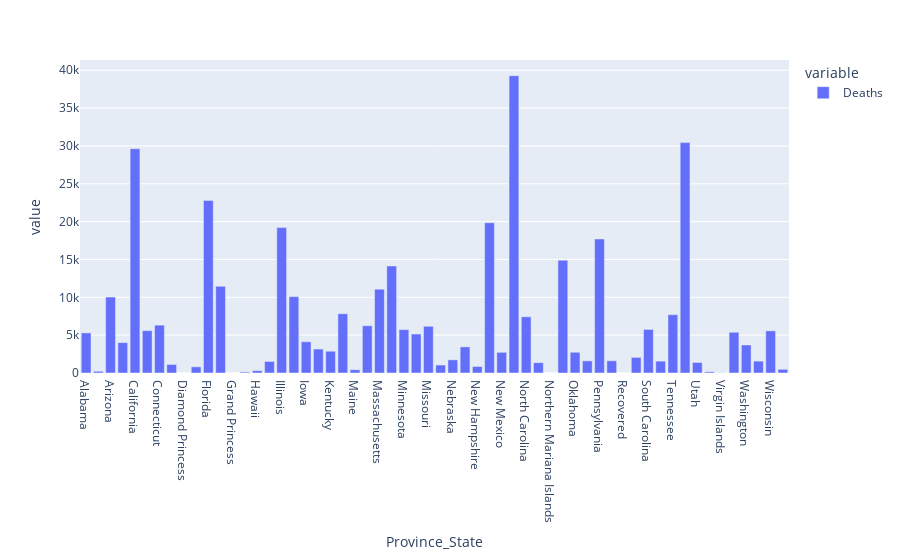

The code cell stored with this chart in its notebook:
### Code cell
import plotly.express as px
covid_data_US = covid_data.loc[covid_data['Country_Region']=='US'][['Province_State','Confirmed','Deaths','Active']].groupby('Province_State').agg({'Confirmed':'sum','Deaths':'sum','Active':'sum'})
px.bar(data_frame = covid_data_US['Deaths'])

### Figure 1 — Plotly figure (JSON) as saved in the notebook; plotly's stock layout.template omitted (floating-point values rounded to 4 significant figures)
{"data": [{"alignmentgroup": "True", "hovertemplate": "variable=Deaths<br>Province_State=%{x}<br>value=%{y}<extra></extra>", "legendgroup": "Deaths", "marker": {"color": "#636efa", "pattern": {"shape": ""}}, "name": "Deaths", "offsetgroup": "Deaths", "orientation": "v", "showlegend": true, "textposition": "auto", "type": "bar", "x": ["Alabama", "Alaska", "Arizona", "Arkansas", "California", "Colorado", "Connecticut", "Delaware", "Diamond Princess", "District of Columbia", "Florida", "Georgia", "Grand Princess", "Guam", "Hawaii", "Idaho", "Illinois", "Indiana", "Iowa", "Kansas", "Kentucky", "Louisiana", "Maine", "Maryland", "Massachusetts", "Michigan", "Minnesota", "Mississippi", "Missouri", "Montana", "Nebraska", "Nevada", "New Hampshire", "New Jersey", "New Mexico", "New York", "North Carolina", "North Dakota", "Northern Mariana Islands", "Ohio", "Oklahoma", "Oregon", "Pennsylvania", "Puerto Rico", "Recovered", "Rhode Island", "South Carolina", "South Dakota", "Tennessee", "Texas", "Utah", "Vermont", "Virgin Islands", "Virginia", "Washington", "West Virginia", "Wisconsin", "Wyoming"], "xaxis": "x", "y": [5299, 224, 10036, 4010, 29638, 5600, 6324, 1128, 0, 813, 22804, 11457, 3, 124, 308, 1528, 19210, 10089, 4127, 3164, 2876, 7833, 432, 6246, 11071, 14145, 5731, 5146, 6173, 1054, 1737, 3450, 862, 19854, 2732, 39288, 7425, 1360, 2, 14899, 2738, 1603, 17710, 1616, 0, 2062, 5758, 1570, 7704, 30441, 1390, 156, 24, 5381, 3698, 1570, 5567, 489], "yaxis": "y"}], "layout": {"autosize": true, "barmode": "relative", "legend": {"title": {"text": "variable"}, "tracegroupgap": 0}, "margin": {"t": 60}, "xaxis": {"anchor": "y", "autorange": true, "domain": [0, 1], "range": [-0.5, 57.5], "title": {"text": "Province_State"}, "type": "category"}, "yaxis": {"anchor": "x", "autorange": true, "domain": [0, 1], "range": [0, 41360.0], "title": {"text": "value"}, "type": "linear"}}}
